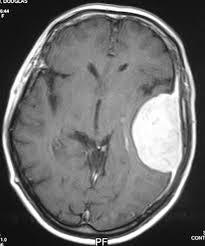
%> input picture 6Perfect.jpg, 205 x 246 px
$ octave main.m   (GNU Octave 9; MATLAB toolbox functions it lacks are replaced by stand-ins)
%> lines starting %> are read from the running program, lines starting %| are printed output that depends on the picture; in (x1, y1, x2, y2) boxes, pixels count from 0 and x2, y2 are one past the last pixel; in counts of white or black regions, pixels touching at a corner belong together; the program's own positions count from 1
### segmentImg.m
function [ img ] = segmentImg( img, low,high, value, flag )
	[row col]= size(img);


    for i=1:row
        for j=1:col
            c=img(i,j);
            if(c>=low && c<=high)

                if(flag=='a')
                    c=c+value;
                end

                if(flag=='b')
                    c=value;
                end

                if(c>=255)
                    c=255;
                end
                if (c<=0)
                    c=0;
                end
                img(i,j)=c;
            end
        end
    end


end

### main.m
%% reset data
clc; clear; close all;

%% open file image MRI
[img, canc]=imgetfile();
%> the answer given: 6Perfect.jpg

%% initialize
img=imread(img);
%> img is the input picture: size 246x205x3 uint8; min 0, max 255, mean 108
img=rgb2gray(img);
%> img: size 246x205 uint8
%figure;
%imshow(img);

%% histogram
histogram(img);
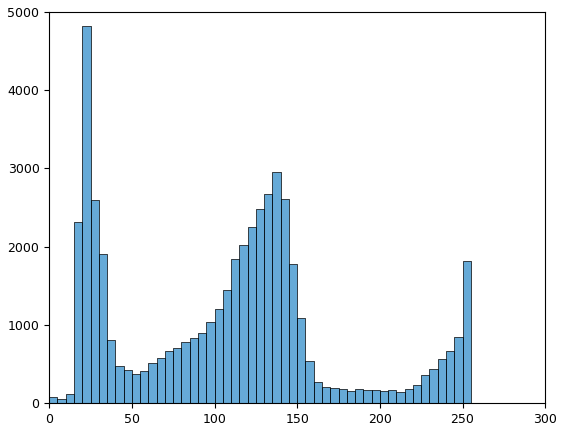
%> figure redrawn from the program's plot data; tallest bar 4825 high, from x = 20 to 25

%% histogram 2
%color=myHistogram(img);
%figure;
%bar(color);

%% segmentation 1
 %im=ImageSegmentation(img);
 %imshow(im);

%% segmentation 2
% [5 lines of commented-out code are left out]

%% segmentation 3
 im=segmentImg(img, 0,230, 0,'b');
%> after the loop in segmentImg, `for i=1:row`:
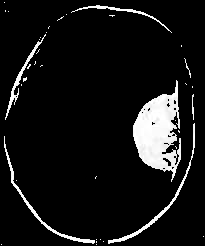
%> img: size 246x205 uint8; min 0, max 255, mean 20.8
 im=segmentImg(im, 171,255,50,'a');
%> after the loop in segmentImg (call 2), `for i=1:row`: img: size 246x205 uint8; 8.4% white; 38 white regions (31 under 20 px), largest, box (x1, y1, x2, y2) and area: (133, 80, 181, 182) 2701, (108, 123, 195, 244) 438, (4, 136, 95, 244) 433
 figure;
 imshow(im);
